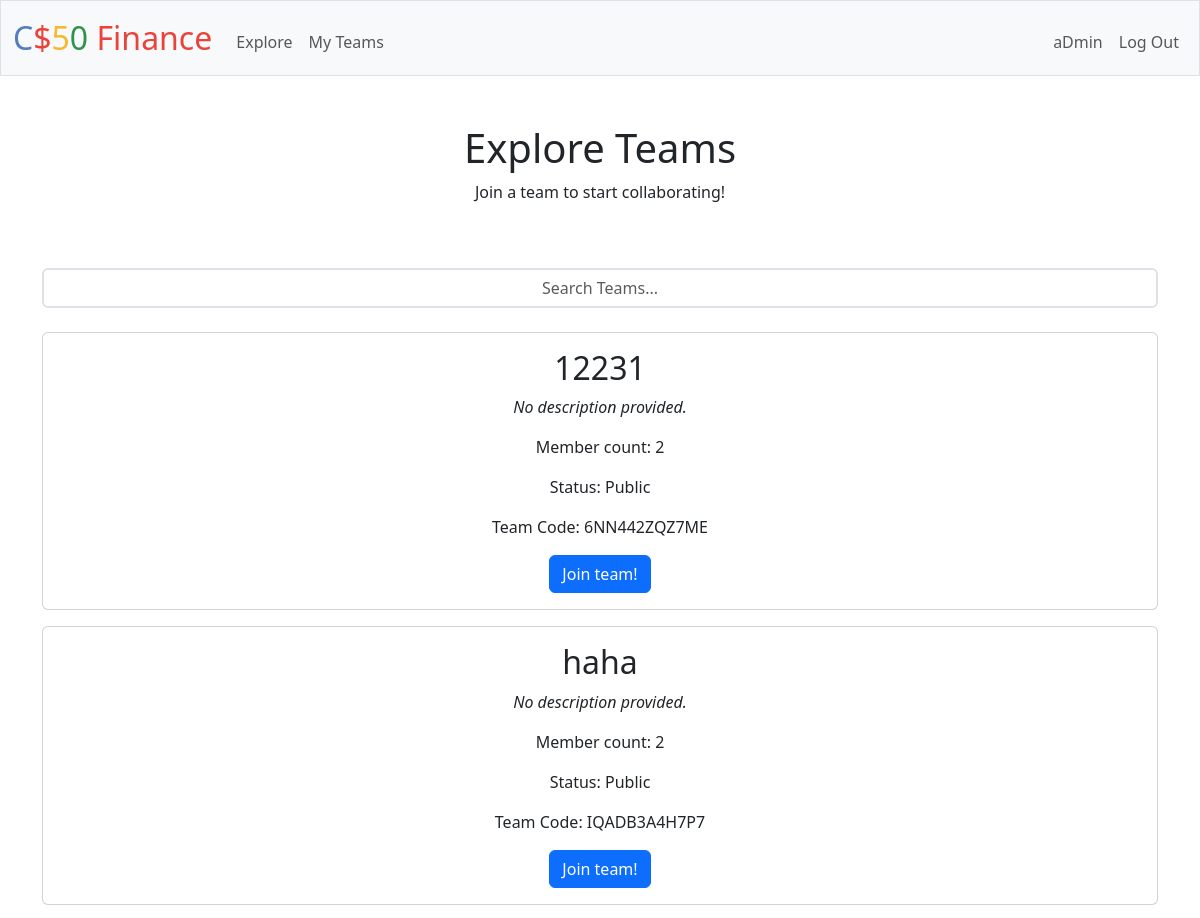
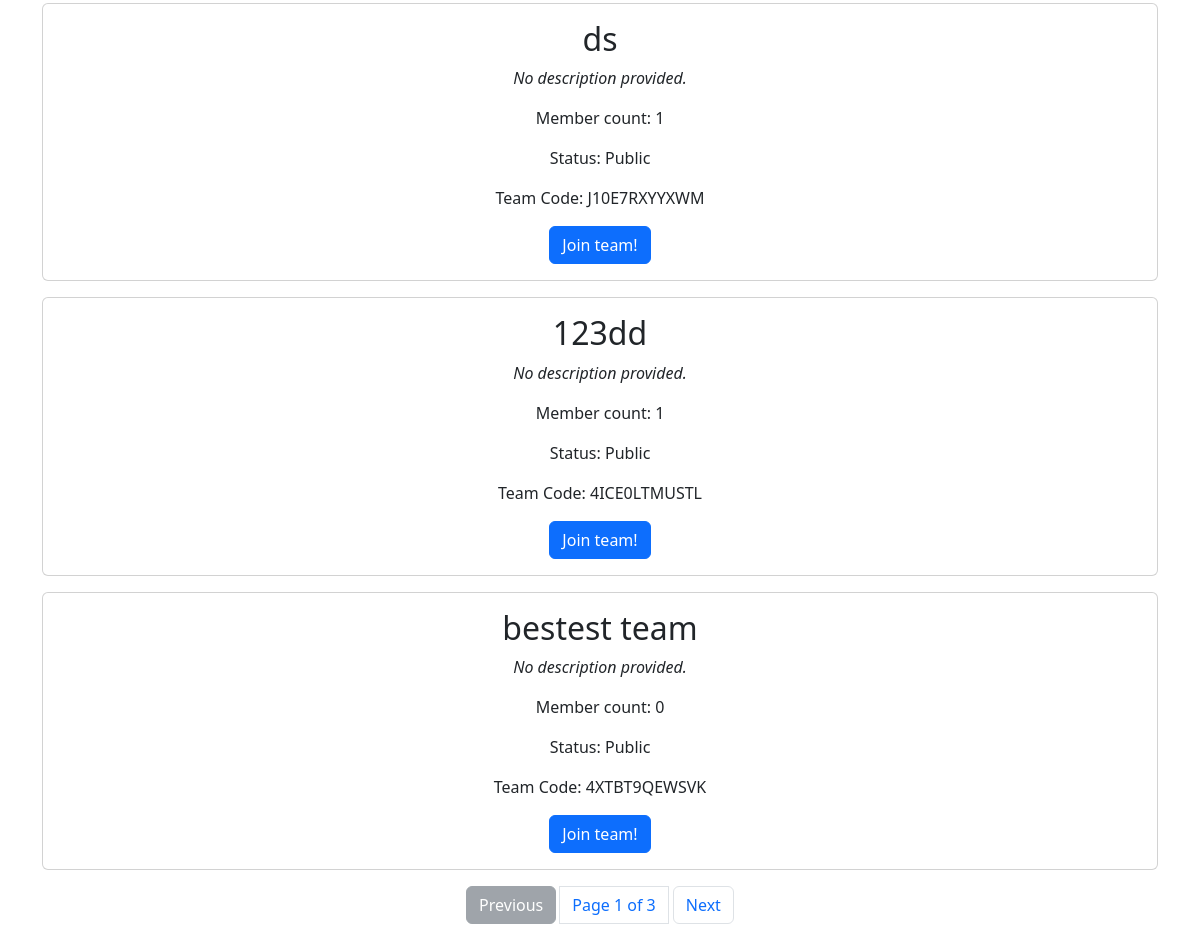
Screenshot of /explore (signed in) with the database file from the repository (2 pictures, top to bottom).
### tables this page shows
CREATE TABLE "teams" (
    "id"    INTEGER NOT NULL UNIQUE,
    "code"  TEXT NOT NULL,
    "name"  TEXT NOT NULL UNIQUE,
    "description" TEXT,
    "access_type" TEXT NOT NULL,
    PRIMARY KEY("id" AUTOINCREMENT)
);

### app.py (the view)
@app.route("/explore", methods=["GET", "POST"])
@login_required
def explore_teams():
    search_query = request.args.get("search", "")
    if request.method == "GET":
        if search_query:
            teams = db.execute("""
                SELECT teams.id, teams.name, teams.description, teams.code, teams.access_type, COUNT(team_members.user_id) AS member_count
                FROM teams
                LEFT JOIN team_members
                ON teams.id = team_members.team_id
            WHERE teams.access_type = 'public'
            AND teams.id NOT IN (
                SELECT team_id
                FROM team_members
                WHERE user_id = ?
            )
            AND teams.name LIKE ?
            GROUP BY teams.id
            ORDER BY member_count DESC
            """, session["user_id"], f"%{search_query}%")
        else:
            teams = db.execute("""
                SELECT teams.id, teams.name, teams.description, teams.code, teams.access_type, COUNT(team_members.user_id) AS member_count
                FROM teams
                LEFT JOIN team_members
                    ON teams.id = team_members.team_id
                WHERE teams.access_type = 'public'
                AND teams.id NOT IN (
                    SELECT team_id
                    FROM team_members
                    WHERE user_id = ?
                )
                GROUP BY teams.id
                ORDER BY member_count DESC
                """, session["user_id"])
    if request.method == "POST":
        selected_team_id = request.form.get("team_id")
        selected_team_name = request.form.get("team_name")
        if selected_team_id:
            db.execute("""
                INSERT INTO
                team_members (team_id, user_id, privilege)
                VALUES (?, ?, 'read')
                """, selected_team_id, session["user_id"])
            flash(f"You have successfully joined {selected_team_name} ")
        else:
            flash("Invalid team ID")
        return redirect("/explore")
    else:
        return render_template("explore.html", teams=teams)

### app.py (called while the page is built)
@app.after_request
def after_request(response):
    response.headers["Cache-Control"] = "no-cache, no-store, must-revalidate"
    response.headers["Expires"] = 0
    response.headers["Pragma"] = "no-cache"
    return response

### helpers.py (called while the page is built)
def login_required(f):
    @wraps(f)
    def decorated_function(*args, **kwargs):
        if session.get("user_id") is None:
            flash("You must be logged in to access this page.")
            return render_template("login.html", request_path=request.path)
        return f(*args, **kwargs)
    return decorated_function

    def execute(self, query, *args):
        conn = sqlite3.connect(self.database_path)
        conn.row_factory = sqlite3.Row  # This makes rows behave like dictionaries
        cursor = conn.cursor()
        try:
            cursor.execute(query, args)
            if query.strip().upper().startswith('SELECT'):
                rows = cursor.fetchall()
                result = [dict(row) for row in rows]  # Convert to list of dicts
            elif query.strip().upper().startswith('INSERT'):
                conn.commit()
                result = cursor.lastrowid  # Return the ID of inserted row
            else:
                conn.commit()
                result = cursor.rowcount  # Return number of affected rows
            return result
        finally:
            conn.close()

### templates/explore.html (shortened to what this page needs)
{% extends "layout.html" %}
{% block main %}
    <h1 class="text-center">Explore Teams</h1>
    <p class="text-center pb-5">Join a team to start collaborating!</p>
    <form>
        <input type="text" autocomplete="off" class="form-control mb-4 team-search" id="search-input" name="search" placeholder="Search Teams...">
    </form>
    {% if teams %}
        {% for team in teams %}
        <div class="card text-center mb-3">
            <div class="card-body">
                <h2 class="card-title">{{ team.name }}</h2>
                {% if team.description %}
                    <p class="card-text"><i>{{ team.description }}</i></p>
                {% else %}
                    <p class="card-text"><i>No description provided.</i></p>
                {% endif %}
                <p class="card-text">Member count: {{ team.member_count }}</p>
                <p class="card-text">Status: {{ team.access_type.capitalize() }}</p>
                <p class="card-text">Team Code: {{ team.code }}</p>
                <div class="container">
                    <form action="/explore" method="post">
                        <button type="submit" class="btn btn-primary">Join team!</button>
                    </form>
                </div>
            </div>
        </div>
        {% endfor %}
    {% else %}
        <p class="text-center mt-5"><i>Nothing to show here...</i></p>
    {% endif %}
    <ul class="pagination justify-content-center" hidden>
        <li class="page-item"><button class="page-link btn btn-secondary me-1" id="prev-btn">Previous</button></li>
        <li class="page-item"><span class="page-link" id="page-info"></span></li>
        <li class="page-item"><button class="page-link btn btn-secondary ms-1" id="next-btn">Next</button></li>
    </ul>
{% endblock %}

### templates/layout.html (shortened to what this page needs)
<!DOCTYPE html>
<html lang="en">
    <head>
        <link href="https://cdn.jsdelivr.net/npm/bootstrap@5.3.3/dist/css/bootstrap.min.css" rel="stylesheet">
        <link href="/static/styles.css" rel="stylesheet">
    </head>
    <body>
        <nav class="bg-light border navbar navbar-expand-md navbar-light">
            <div class="container-fluid">
                <a class="navbar-brand" href="/"><span class="blue">C</span><span class="red">$</span><span class="yellow">5</span><span class="green">0</span> <span class="red">Finance</span></a>
                <div class="collapse navbar-collapse" id="navbar">
                    {% if session["user_id"] %}
                        <ul class="navbar-nav me-auto mt-2">
                            <li class="nav-item"><a class="nav-link btn" href="/explore">Explore</a></li>
                            <li class="nav-item"><a class="nav-link btn" href="/teams">My Teams</a></li>
                        </ul>
                        <ul class="navbar-nav ms-auto mt-2">
                            <li class="nav-item"><a class="nav-link btn" href="/account">{{ session["username"] }}</a></li>
                            <li class="nav-item"><a class="nav-link btn" href="/logout">Log Out</a></li>
                        </ul>
                    {% else %}
                        <ul class="navbar-nav ms-auto mt-2">
                            <li class="nav-item"><a class="nav-link btn" href="/register">Register</a></li>
                            <li class="nav-item"><a class="nav-link btn" href="/login">Log In</a></li>
                        </ul>
                    {% endif %}
                </div>
            </div>
        </nav>
        <main class="container py-5 text-center">
            {% block main %}{% endblock %}
        </main>
    </body>
</html>

### static/styles.css (style rules this page uses)
nav .navbar-brand { font-size: xx-large; }
nav .navbar-brand .blue { color: #537fbe; }
nav .navbar-brand .red { color: #ea433b; }
nav .navbar-brand .yellow { color: #f5b82e; }
nav .navbar-brand .green { color: #2e944b; }
.card, .btn, .form-control { transition: opacity 0.2s, transform 0.2s; }
.team-search { border-width: 2px; text-align: center; }

### rows the page displays
teams: name "12231", description "No description provided.", member_count "2", access_type "Public", code "6NN442ZQZ7ME"
teams: name "haha", description "No description provided.", member_count "2", access_type "Public", code "IQADB3A4H7P7"
teams: name "ds", description "No description provided.", member_count "1", access_type "Public", code "J10E7RXYYXWM"
teams: name "123dd", description "No description provided.", member_count "1", access_type "Public", code "4ICE0LTMUSTL"
teams: name "bestest team", description "No description provided.", member_count "0", access_type "Public", code "4XTBT9QEWSVK"

### other values shown
{{ session["username"] }} "aDmin"
